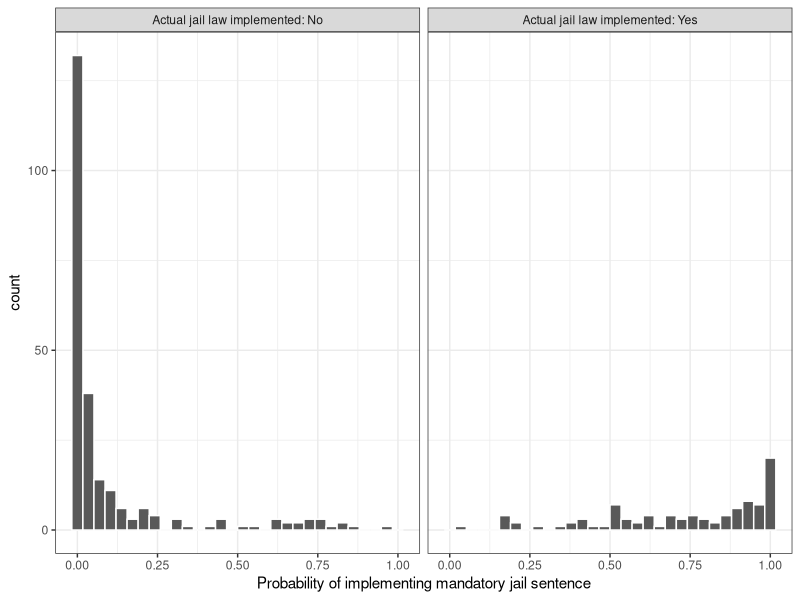
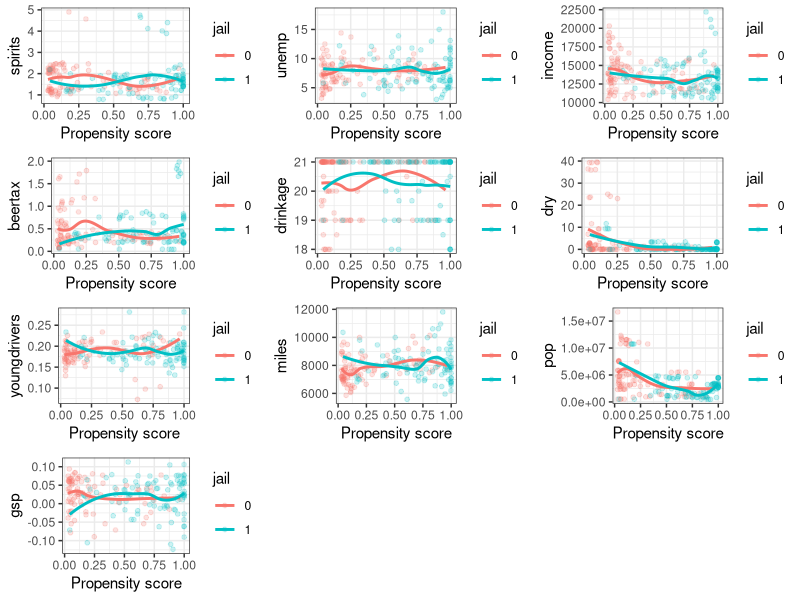
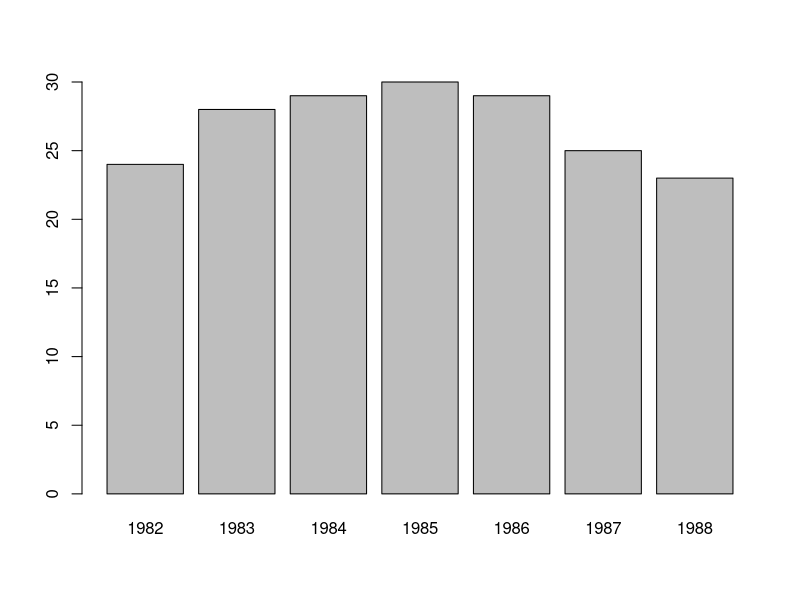
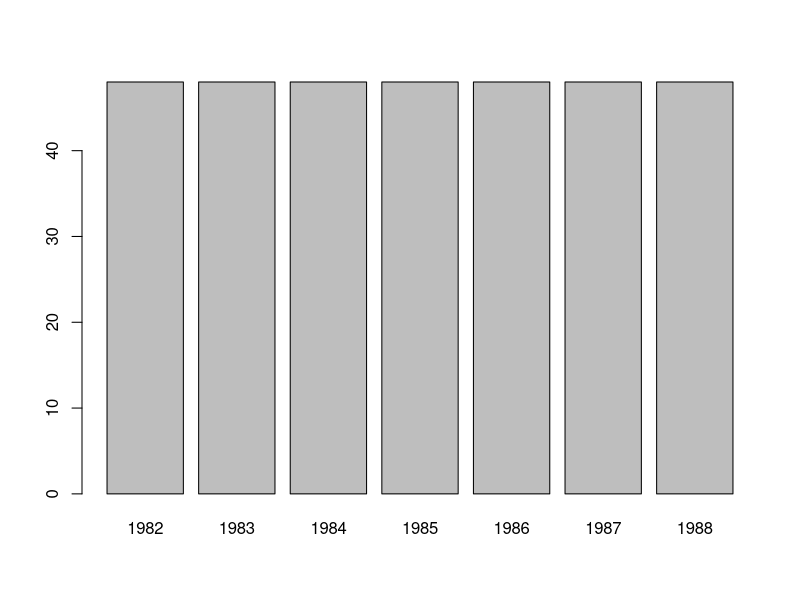

The R source for these figures, in order:
## ---- chunk 1
library(MatchIt)
library(dplyr)
library(ggplot2)
library(lme4)
## ---- chunk 2
library(AER)
data("Fatalities")
data = Fatalities

#Impute values for missing CA data
data[28,15] = as.factor("no")
data[28,16] = as.factor("no")


#head(data)
#dim(data)
data['fr'] = data$fatal/data$pop*10000
## ---- chunk 3
data$jail = ifelse(data$jail == 'yes', 1, 0)
m_ps = glm(jail ~ year + spirits + unemp + income + beertax + baptist + mormon + drinkage + dry + youngdrivers + miles + breath + service + pop + gsp, family = binomial(), data = data)
summary(m_ps)
## ---- chunk 4
prs_df = data.frame(pr_score = predict(m_ps, type = "response"),
                    jail = m_ps$model$jail)
#head(prs_df)
#dim(prs_df)
## ---- chunk 5
labs = paste("Actual jail law implemented:", c("Yes", "No"))
prs_df %>%
  mutate(jail = ifelse(jail == 1, labs[1], labs[2])) %>%
  ggplot(aes(x = pr_score)) +
  geom_histogram(color = "white", bins = 30) +
  facet_wrap(~jail) +
  xlab("Probability of implementing mandatory jail sentence") +
  theme_bw()
## ---- chunk 6
data_cov = c("year", "spirits" , "unemp" , "income" , "beertax" , "baptist" , "mormon" , "drinkage" , "dry" , "youngdrivers" , "miles" , "breath" , "service" , "pop" , "gsp")

mod_match = matchit(jail ~ year + spirits + unemp + income + beertax + baptist + mormon + drinkage + dry + youngdrivers + miles + breath + service + pop + gsp, method = "nearest", data = data)

dta_m = match.data(mod_match)
#dim(dta_m)
## ---- chunk 7
fn_bal <- function(dta, variable) {
  dta$variable <- dta[, variable]
  dta$jail <- as.factor(dta$jail)
  support <- c(min(dta$variable), max(dta$variable))
  ggplot(dta, aes(x = distance, y = variable, color = jail)) +
    geom_point(alpha = 0.2, size = 1.3) +
    geom_smooth(method = "loess", se = F) +
    xlab("Propensity score") +
    ylab(variable) +
    theme_bw() +
    ylim(support)
}

library(gridExtra)
grid.arrange(
   #fn_bal(dta_m, "year"),
   fn_bal(dta_m, "spirits"),
   fn_bal(dta_m, "unemp"),
   fn_bal(dta_m, "income"), #+ theme(legend.position = "none"),
   fn_bal(dta_m, "beertax"),
   #fn_bal(dta_m, "baptist"),
   #fn_bal(dta_m, "mormon"),
   fn_bal(dta_m, "drinkage"),
   fn_bal(dta_m, "dry"),
   fn_bal(dta_m, "youngdrivers"),
   fn_bal(dta_m, "miles"),
   #fn_bal(dta_m, "breath"),
   #fn_bal(dta_m, "service"),
   fn_bal(dta_m, "pop"),
   fn_bal(dta_m, "gsp"),
   nrow = 4#, widths = c(1, 0.8)
)
## ---- chunk 8
dta_m_mean = dta_m %>%
  group_by(jail) %>%
  summarise_all(funs(mean))
dta_m_mean = dta_m_mean[,c('jail', data_cov)]
dta_m_mean
## ---- chunk 9
with(dta_m, t.test(fr ~ jail))
## ---- chunk 10
summary(data$fr)
## ---- chunk 11
lm_treat1 <- lm(fr ~ jail, data = dta_m)
summary(lm_treat1)
confint(lm_treat1)

lm_orig = lm(fr ~ jail, data = data)
summary(lm_orig)
confint(lm_orig)

sum(dta_m$jail == 1) #94
sum(dta_m$jail == 0) #94

sum(data$jail == 1)
sum(data$jail == 0)

mean(dta_m$fr[dta_m$jail == 1]) - mean(dta_m$fr[dta_m$jail == 0])

mean(dta_m$fr[dta_m$jail == 0])
mean(dta_m$fr[dta_m$jail == 1])


mean(data$fr[data$jail == 1]) - mean(data$fr[data$jail == 0])
## ---- chunk 12
plot(dta_m$year)
plot(data$year)
## ---- chunk 13
#What about if we inlcude state in the linear regression model

#Fixed
fit1 = lm(fr ~ jail + state, data = dta_m)
summary(fit1)

#Random
fit2 <- lmer(fr ~ jail + (1 | state), data = dta_m)
summary(fit2)

## ---- chunk 14
